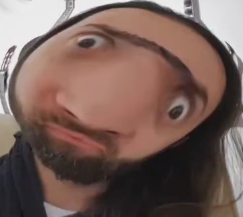
#> input picture image-manipulation/image.png, 243 x 217 px
$ python image-show-rbg-in-mathplot.py
#> lines starting #> are read from the running program, lines starting #| are printed output that depends on the picture
#! /usr/bin/python3
# -*- coding: utf-8 -*-

import numpy as np
import cv2
from matplotlib import pyplot as plt

img = cv2.imread('image.png')
#> img is the input picture: shape (217, 243, 3); mean B, G, R 89.6, 96.4, 120.2

b,g,r = cv2.split(img)
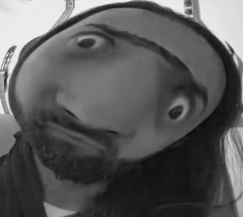
#> b: shape (217, 243); min 9, max 244, mean 89.6
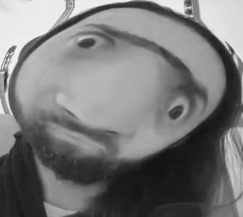
#> r: shape (217, 243); min 17, max 247, mean 120.2
img2  = cv2.merge([r,g,b])

plt.subplot(121)
plt.imshow(img)
plt.subplot(122)
plt.imshow(img2)

plt.show()
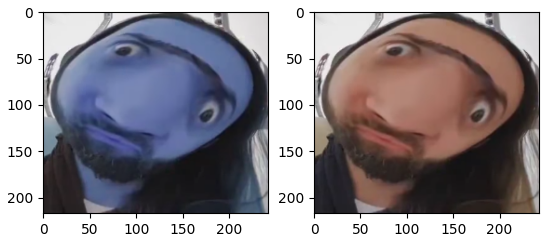
#> figure drawn by matplotlib, 2 panels; B, G, R data is drawn as R, G, B
